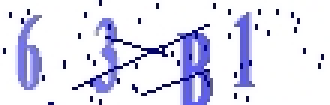
#> input picture captcha/10.png, 110 x 35 px, given in place of 60.png, which was not available (shown 3 times larger)
$ jupyter execute --allow-errors main.ipynb   (shell and % lines are left out)   (text cells are left out)
#> lines starting #> are read from the running program, lines starting #| are printed output that depends on the picture; after the words box and inside, x2 and y2 are one past the last pixel; in counts of white or black regions, pixels touching at a corner belong together; pictures that were not available may be replaced by others from this repository, and a replacement may not be noted
#> further down, img is the input picture: shape (35, 110, 3); mean B, G, R 240.5, 224.1, 224.1
#> `gray_img = cv2.cvtColor(img, cv2.COLOR_BGR2GRAY)`:
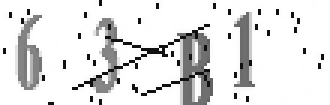
#> gray_img: shape (35, 110) (shown 3 times larger); min 15, max 255, mean 226
#> `blur = cv2.medianBlur(gray_img, 3)`:
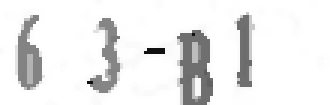
#> blur: shape (35, 110) (shown 3 times larger); min 16, max 255, mean 234.1
#> `threshold = (blur < np.mean(blur)).astype(np.uint8)`:
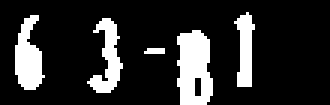
#> threshold: shape (35, 110) (shown 3 times larger); values 0 (black) and 1 (white), 17.1% white; 5 white regions (1 under 20 px), largest, box (x1, y1, x2, y2) and area: (59, 10, 71, 35) 238, (5, 5, 15, 30) 160, (29, 6, 41, 31) 139, (78, 4, 85, 29) 109
#> `thresh = (gray_img < np.mean(gray_img)).astype(np.uint8)`:
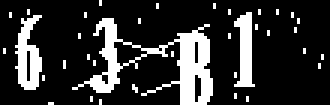
#> thresh: shape (35, 110) (shown 3 times larger); values 0 (black) and 1 (white), 18.9% white; 36 white regions (33 under 20 px), largest, box (x1, y1, x2, y2) and area: (24, 6, 71, 35) 416, (5, 5, 14, 30) 135, (78, 4, 85, 29) 107
#> `opening = cv2.morphologyEx(threshold, cv2.MORPH_OPEN, kernel1, iterati..`:
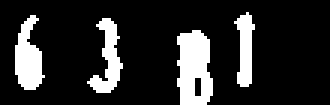
#> opening: shape (35, 110) (shown 3 times larger); values 0 (black) and 1 (white), 16.6% white; 4 white regions
#> `cnts1 = cv2.findContours(threshold, cv2.RETR_EXTERNAL, cv2.CHAIN_APPRO..`: cnts1 = 5 contours, 1 with area under 20; largest, box (x1, y1, x2, y2) and area: (59, 10, 71, 35) 218, (5, 5, 15, 30) 132, (29, 6, 41, 31) 106, (78, 4, 85, 29) 82
#> `cnts2 = cv2.findContours(opening, cv2.RETR_EXTERNAL, cv2.CHAIN_APPROX_..`: cnts2 = 4 contours; box (x1, y1, x2, y2) and area: (59, 10, 71, 35) 218, (5, 5, 15, 30) 130, (29, 6, 41, 31) 104, (78, 4, 85, 29) 80
[cell 1]
from time import sleep
import undetected_chromedriver.v2 as uc
from selenium.webdriver.common.by import By
import requests
from io import BytesIO
from PIL import Image
import cv2
import numpy as np
import matplotlib.pyplot as plt

#> (a cell that did not finish here is left out)

[cell 3]
class CrawlImage():
    def __init__(self, url = "https://sv.iuh.edu.vn/sinh-vien-dang-nhap.html"):
        self.url = url
        self.driver = uc.Chrome(options=options)

    def get_captcha(self):
        # Open the URL
        self.driver.get(self.url)
        sleep(1)
        # Find the image element using XPATH
        element = self.driver.find_element(by = By.XPATH, value = f"//*[@id='newcaptcha']")
        sleep(1)
        # Get the image URL and download the image
        image_url = element.get_attribute('src')
        response = requests.get(image_url)
        # get the image
        image = Image.open(BytesIO(response.content))
        return np.array(image)

    def show(self, image):
        plt.imshow(image)
        plt.title("SIZE: " + str(image.shape))
        plt.show()

    def fresher_captcha(self):
        self.driver.find_element(by = By.XPATH, value = '//*[@id="form-login"]/div/div[2]/div[2]/div[1]/a').click()

    def save(self, image, name, path):
        image.save(path + name + ".png")

#> (a cell that did not finish here is left out)

#> (a cell that did not finish here is left out)

[cell 6]
import cv2
import numpy as np
from tqdm import tqdm
from time import sleep
import matplotlib.pyplot as plt

[cell 7]
det = []
ope = []
ori = []

def draw(img, cnts):
    img_copy = img.copy()
    # img_copy = cv2.cvtColor(img_copy, cv2.COLOR_GRAY2RGB)
    coordinates = []
    # t = np.mean([get_area(cv2.boundingRect(i)) for i in cnts])
    # t = np.mean([cv2.contourArea(i) for i in cnts])
    for c in cnts:
        if cv2.contourArea(c) > 20:
            x,y,w,h = cv2.boundingRect(c)
            coordinates.append((x, y, w, h))
            cv2.rectangle(img_copy,(x,y),(x+w,y+h), (0, 255, 0), 1)
#> this loop made 5 passes
#> (x, y, w) on passes 2 to 5: (59, 10, 12), (29, 6, 12), (5, 5, 10), (78, 4, 7)
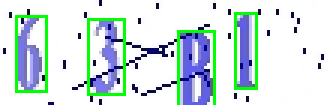
#> img_copy: shape (35, 110, 3) (shown 3 times larger); 6.99% of pixels changed, all inside (x1, y1, x2, y2) = (5, 4, 86, 35)
#> after the loop, coordinates = [(59, 10, 12, 25), (29, 6, 12, 25), (5, 5, 10, 25), (78, 4, 7, 25)]
    return img_copy

#> (the rest of this cell did not finish here and is left out)

#> the loop in draw (call 2), `for c in cnts:` made 4 passes
#> pass 2 of the loop `for i in tqdm(range(60, 70)):`:
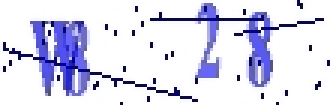
#> input picture captcha/119.png, 110 x 35 px, given in place of 61.png, which was not available (shown 3 times larger)
#> img is the input picture: shape (35, 110, 3); mean B, G, R 238, 217.9, 218
#> `threshold = (blur < np.mean(blur)).astype(np.uint8)`:
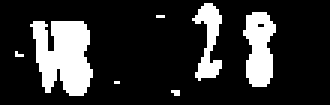
#> threshold: shape (35, 110) (shown 3 times larger); values 0 (black) and 1 (white), 18.7% white; 7 white regions (4 under 20 px), largest, box (x1, y1, x2, y2) and area: (10, 7, 31, 32) 378, (81, 4, 92, 29) 196, (64, 1, 74, 27) 131
#> thresh: shape (35, 110); values 0 (black) and 1 (white), 20.6% white; 27 white regions (25 under 20 px), largest, box (x1, y1, x2, y2) and area: (1, 7, 66, 34) 399, (50, 1, 108, 29) 339
#> kernel1 = [[0, 1, 0], [1, 1, 1], [0, 1, 0]]
#> opening: shape (35, 110); values 0 (black) and 1 (white), 18.1% white; 3 white regions
#> cnts1 = 7 contours, 4 with area under 20; largest, box (x1, y1, x2, y2) and area: (10, 7, 31, 32) 326, (81, 4, 92, 29) 168, (64, 1, 74, 27) 98
#> cnts2 = 3 contours; box (x1, y1, x2, y2) and area: (10, 7, 31, 32) 324, (81, 4, 92, 29) 168, (64, 1, 74, 27) 96
#> the loop in draw (call 3), `for c in cnts:` made 7 passes
#> (x, y, w, h) on passes 4, 6, 7: (10, 7, 21, 25), (81, 4, 11, 25), (64, 1, 10, 26)
#> after the loop in draw (call 3), `for c in cnts:`:
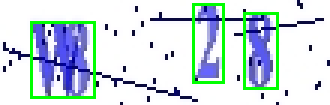
#> img_copy: shape (35, 110, 3) (shown 3 times larger); 6.13% of pixels changed, all inside (x1, y1, x2, y2) = (10, 1, 93, 33)
#> after the loop in draw (call 3), `for c in cnts:`: coordinates = [(10, 7, 21, 25), (81, 4, 11, 25), (64, 1, 10, 26)]

    ope.append(img_copy2)
    det.append(img_copy1)
    ori.append(gray_img)

[cell 8]
n = 10
#> n = 10
fig, axes = plt.subplots(n, 3, figsize=(10, 10))
#> (the rest of this cell did not finish here and is left out)

[cell 9]
class processing():
    def __init__(self):
        pass
    def read_img(self, file_name):
        return cv2.imread(file_name)

    def gray_scale(self, img):
        return cv2.cvtColor(img, cv2.COLOR_BGR2GRAY)

    def segmentation(self, gray_img):
        blur = cv2.medianBlur(gray_img, 3)
        threshold = (blur < np.mean(blur)).astype(np.uint8)
        return threshold

    def opening(self, binary_img):
        kernel = cv2.getStructuringElement(cv2.MORPH_CROSS, (3, 3))
        opening = cv2.morphologyEx(binary_img, cv2.MORPH_OPEN, kernel, iterations=1)
        return opening

    def draw_contour(self, file_name):
        img = self.read_img(file_name)
        gray = self.gray_scale(img)
        seg = self.segmentation(gray)
        binary_img = self.opening(seg)
        cnts = cv2.findContours(binary_img, cv2.RETR_EXTERNAL, cv2.CHAIN_APPROX_NONE)[0]
        img_copy = img.copy()
        coordinates = []
        for c in cnts:
            if cv2.contourArea(c) > 20:
                x,y,w,h = cv2.boundingRect(c)
                coordinates.append((x, y, w, h))
                cv2.rectangle(img_copy,(x,y),(x+w,y+h), 0, 1)
        return coordinates, img_copy

    def show_draw(self, file_name):
        draw = self.draw_contour(file_name)[1]
        plt.imshow(draw[:,:,::-1])
        plt.show()

    def crop_img(self, file_name):
        img = self.read_img(file_name)
        gray = self.gray_scale(img)
        coors = self.draw_contour(file_name)[0]
        # crops = [gray[y:y+h, x:x+w] for x,y,w,h in coors]
        crops = []
        pad = 10
        for i in coors:
            x, y, w, h = i
            crop = gray[y+pad:y+h+pad, x+pad:x+w+pad]
            crops.append(crop)
        return crops

    def show_crop(self, file_name):
        img = self.read_img(file_name)
        gray = self.gray_scale(img)
        crops = self.crop_img(file_name)
        n = len(crops)
        fig, ax = plt.subplots(1, n+1, figsize=(10, 10))
        ax[0].imshow(gray, cmap='gray')
        for i in range(n):
            ax[i+1].imshow(crops[i], cmap='gray')
        plt.subplots_adjust(wspace=1)
        plt.show()

[cell 10]
p = processing()
path = 'captcha/' + f'{99}.png'
#> (the rest of this cell did not finish here and is left out)

#> (a cell that did not finish here is left out)

#> (a cell that did not finish here is left out)

n = len(crops)
rz = [cv2.resize(i, (28, 28)) for i in crops]
fig, ax = plt.subplots(1, n, figsize=(10, 10))
for i in range(n):
    ax[i].imshow(rz[i], cmap='gray')
plt.subplots_adjust(wspace=1)
plt.show()

[cell 13]
p = processing()
dem = 0
#> (the rest of this cell did not finish here and is left out)

    for j in crops:
        cv2.imwrite(f'data_unlabel/{dem}.png', j)
        dem+=1
print(f'Done! {dem} image.')

[cell 14]
import glob
file=glob.glob('data_unlabel/*')
print(len(file))

[cell 15]
from IPython.display import clear_output

#> (the rest of this cell did not finish here and is left out)

[cell 16]
from glob import glob
import pandas as pd

names = glob('data/*')
labels = [ch.split('\\')[-1].split('_')[0] for ch in names]
df = pd.DataFrame({'path': names, 'label': labels})

print(df.shape)
df.tail()

[cell 17]
# df_nums = df.query("label in ['0', '1', '2', '3', '4', '5', '6', '7', '8', '9']")
# len(df_nums)

[cell 18]
from glob import glob
import pandas as pd
import numpy as np
import cv2

names = glob('data/*')
ch = np.unique([ch.split('\\')[-1].split('_')[0] for ch in names])
numer = {v:k for (k,v) in enumerate(ch)}
labels = [numer[ch.split('\\')[-1].split('_')[0]] for ch in names]
df = pd.DataFrame({'path': names, 'label': labels})
#> (the rest of this cell did not finish here and is left out)

[cell 19]
data = [(cv2.imread(src, 0), target) for src, target in zip(df.path.values, df.label.values)]
#> data = 1 item

[cell 20]
import torch
import cv2
from torchvision import transforms
import torchvision
from torch.utils.data import Dataset, DataLoader, random_split

#> (a cell that did not finish here is left out)

[cell 22]
class Dataset(Dataset):
    def __init__(self, data, transforms = None):
        self.data = data
#> self.data = 1 item
        self.transforms = transforms

    def __len__(self):
        return len(self.data)

    def __getitem__(self, idx):
        label = self.data[idx][1]
        img = self.data[idx][0]
        if self.transforms:
            img = self.transforms(img)
            label = torch.tensor(label)
        # img = img.unsqueeze(0)
        return img, label.item()

dataset = Dataset(data, transforms)
print('dataset len: ', dataset.__len__())
#| dataset len:  1

index = 2
#> (the rest of this cell did not finish here and is left out)

print(img.shape)
print(label)
